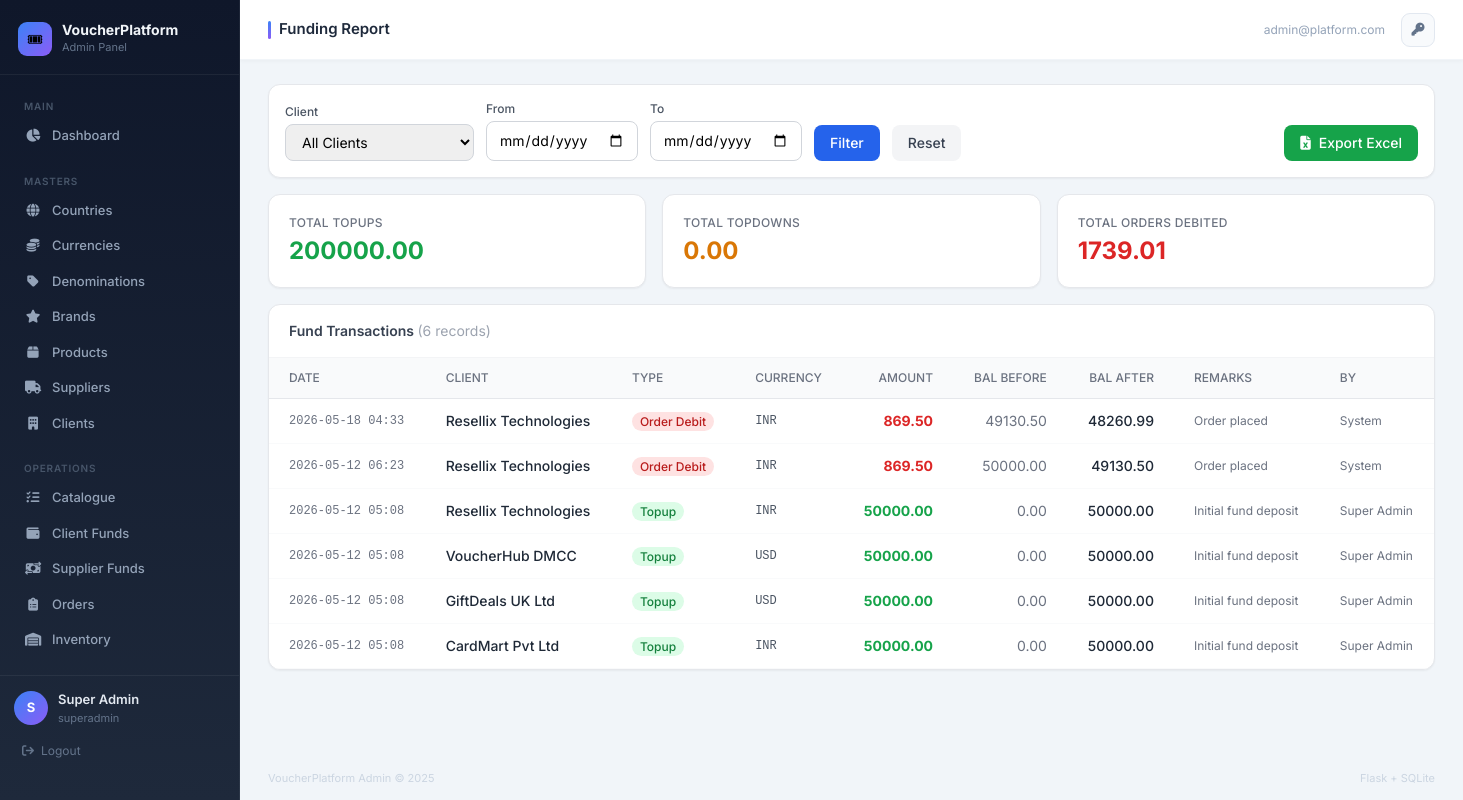
/admin/reports/funding (signed in), run on the app's committed database.
### tables this page shows
CREATE TABLE users (
    id INTEGER PRIMARY KEY AUTOINCREMENT,
    name TEXT NOT NULL,
    email TEXT NOT NULL UNIQUE,
    password_hash TEXT NOT NULL,
    user_type TEXT NOT NULL CHECK(user_type IN ('superadmin','internal','client','supplier')),
    role_id INTEGER,
    client_id INTEGER,
    supplier_id INTEGER,
    totp_secret TEXT,
    totp_enabled INTEGER DEFAULT 0,
    must_change_password INTEGER DEFAULT 1,
    is_active INTEGER DEFAULT 1,
    last_login DATETIME,
    last_login_ip TEXT,
    created_at DATETIME DEFAULT CURRENT_TIMESTAMP,
    updated_at DATETIME DEFAULT CURRENT_TIMESTAMP,
    FOREIGN KEY (role_id) REFERENCES roles(id)
);

CREATE TABLE client_fund_transactions (
    id INTEGER PRIMARY KEY AUTOINCREMENT,
    client_id INTEGER NOT NULL,
    currency_id INTEGER NOT NULL,
    txn_type TEXT NOT NULL CHECK(txn_type IN ('topup','topdown','order_debit','reversal','swap_out','swap_in')),
    amount REAL NOT NULL,
    balance_before REAL NOT NULL,
    balance_after REAL NOT NULL,
    remarks TEXT,
    reference TEXT,
    created_by INTEGER,
    created_at DATETIME DEFAULT CURRENT_TIMESTAMP,
    FOREIGN KEY (client_id) REFERENCES clients(id),
    FOREIGN KEY (currency_id) REFERENCES currencies(id),
    FOREIGN KEY (created_by) REFERENCES users(id)
);

CREATE TABLE clients (
    id INTEGER PRIMARY KEY AUTOINCREMENT,
    name TEXT NOT NULL UNIQUE,
    client_code TEXT NOT NULL UNIQUE,
    country_id INTEGER,
    address TEXT,
    email TEXT,
    phone TEXT,
    default_currency_id INTEGER,
    fx_buffer_pct REAL DEFAULT 1.0,
    credit_limit REAL DEFAULT 0,
    credit_enabled INTEGER DEFAULT 0,
    login_enabled INTEGER DEFAULT 0,
    is_active INTEGER DEFAULT 1,
    created_at DATETIME DEFAULT CURRENT_TIMESTAMP,
    updated_at DATETIME DEFAULT CURRENT_TIMESTAMP,
    FOREIGN KEY (country_id) REFERENCES countries(id),
    FOREIGN KEY (default_currency_id) REFERENCES currencies(id)
);

CREATE TABLE currencies (
    id INTEGER PRIMARY KEY AUTOINCREMENT,
    name TEXT NOT NULL,
    code TEXT NOT NULL UNIQUE,
    symbol TEXT NOT NULL,
    is_active INTEGER DEFAULT 1,
    created_at DATETIME DEFAULT CURRENT_TIMESTAMP,
    updated_at DATETIME DEFAULT CURRENT_TIMESTAMP
);

### routes/admin_reports.py (the view, shortened to what this page needs)
@reports_bp.route("/funding")
@login_required
@role_required("superadmin", "internal")
def funding():
    client_id = request.args.get("client_id")
    date_from = request.args.get("date_from")
    date_to = request.args.get("date_to")
    export = request.args.get("export")
    data = funding_report(client_id, date_from, date_to)
    clients = query_db("SELECT id, name FROM clients ORDER BY name")
    return render_template("admin/reports_funding.html", data=data, clients=clients,
                           filters={"client_id": client_id, "date_from": date_from, "date_to": date_to})

### templates/admin/reports_funding.html (shortened to what this page needs)
{% extends "base_admin.html" %}
{% block page_title %}Funding Report{% endblock %}
{% block content %}
<div class="bg-white rounded-xl border border-gray-200 shadow-sm mb-4 p-4">
  <form method="GET" class="flex flex-wrap gap-3 items-end">
    <div>
      <label class="block text-xs font-medium text-gray-600 mb-1">Client</label>
      <select name="client_id" class="px-3 py-2 border border-gray-300 rounded-lg text-sm focus:ring-2 focus:ring-blue-500 outline-none">
        <option value="">All Clients</option>
      </select>
    </div>
    <div>
      <label class="block text-xs font-medium text-gray-600 mb-1">From</label>
      <input type="date" name="date_from" value="{{ filters.date_from or '' }}" class="px-3 py-2 border border-gray-300 rounded-lg text-sm focus:ring-2 focus:ring-blue-500 outline-none"/>
    </div>
    <div>
      <label class="block text-xs font-medium text-gray-600 mb-1">To</label>
      <input type="date" name="date_to" value="{{ filters.date_to or '' }}" class="px-3 py-2 border border-gray-300 rounded-lg text-sm focus:ring-2 focus:ring-blue-500 outline-none"/>
    </div>
    <button type="submit" class="bg-blue-600 hover:bg-blue-700 text-white text-sm font-medium px-4 py-2 rounded-lg transition-colors">Filter</button>
    <a href="{{ url_for('reports.funding') }}" class="bg-gray-100 hover:bg-gray-200 text-gray-700 text-sm font-medium px-4 py-2 rounded-lg transition-colors">Reset</a>
    <a href="{{ url_for('reports.funding', client_id=filters.client_id, date_from=filters.date_from, date_to=filters.date_to, export='xlsx') }}"
       class="ml-auto bg-green-600 hover:bg-green-700 text-white text-sm font-medium px-4 py-2 rounded-lg flex items-center gap-2 transition-colors">
      <i class="fa fa-file-excel"></i> Export Excel
    </a>
  </form>
</div>
{% set topup_total = data | selectattr('txn_type','equalto','topup') | map(attribute='amount') | sum %}
{% set topdown_total = data | selectattr('txn_type','equalto','topdown') | map(attribute='amount') | sum %}
{% set order_total = data | selectattr('txn_type','equalto','order_debit') | map(attribute='amount') | sum %}
<div class="grid grid-cols-3 gap-4 mb-4">
  <div class="bg-white rounded-xl border border-gray-200 shadow-sm p-5">
    <p class="text-gray-500 text-xs font-medium uppercase tracking-wide">Total Topups</p>
    <p class="text-2xl font-bold text-green-600 mt-1">{{ "%.2f"|format(topup_total) }}</p>
  </div>
  <div class="bg-white rounded-xl border border-gray-200 shadow-sm p-5">
    <p class="text-gray-500 text-xs font-medium uppercase tracking-wide">Total Topdowns</p>
    <p class="text-2xl font-bold text-amber-600 mt-1">{{ "%.2f"|format(topdown_total) }}</p>
  </div>
  <div class="bg-white rounded-xl border border-gray-200 shadow-sm p-5">
    <p class="text-gray-500 text-xs font-medium uppercase tracking-wide">Total Orders Debited</p>
    <p class="text-2xl font-bold text-red-600 mt-1">{{ "%.2f"|format(order_total) }}</p>
  </div>
</div>
<div class="bg-white rounded-xl border border-gray-200 shadow-sm overflow-x-auto">
  <div class="px-5 py-4 border-b border-gray-100 flex items-center justify-between">
    <h3 class="font-semibold text-gray-700 text-sm">Fund Transactions <span class="text-gray-400 font-normal">({{ data|length }} records)</span></h3>
  </div>
  <table class="w-full text-sm whitespace-nowrap">
    <thead><tr class="bg-gray-50 border-b border-gray-200">
      <th class="px-5 py-3 text-left text-xs font-medium text-gray-500 uppercase">Date</th>
      <th class="px-5 py-3 text-left text-xs font-medium text-gray-500 uppercase">Client</th>
      <th class="px-5 py-3 text-left text-xs font-medium text-gray-500 uppercase">Type</th>
      <th class="px-5 py-3 text-left text-xs font-medium text-gray-500 uppercase">Currency</th>
      <th class="px-5 py-3 text-right text-xs font-medium text-gray-500 uppercase">Amount</th>
      <th class="px-5 py-3 text-right text-xs font-medium text-gray-500 uppercase">Bal Before</th>
      <th class="px-5 py-3 text-right text-xs font-medium text-gray-500 uppercase">Bal After</th>
      <th class="px-5 py-3 text-left text-xs font-medium text-gray-500 uppercase">Remarks</th>
      <th class="px-5 py-3 text-left text-xs font-medium text-gray-500 uppercase">By</th>
    </tr></thead>
    <tbody>
      {% for r in data %}
      <tr class="border-b border-gray-50 hover:bg-gray-50 transition-colors">
        <td class="px-5 py-3 text-xs text-gray-500 font-mono">{{ r.created_at[:16] }}</td>
        <td class="px-5 py-3 font-medium text-gray-800">{{ r.client_name }}</td>
        <td class="px-5 py-3">
          <span class="px-2 py-0.5 rounded-full text-xs font-medium
            {% if r.txn_type in ['topup','swap_in','reversal'] %}bg-green-100 text-green-700
            {% elif r.txn_type=='order_debit' %}bg-red-100 text-red-700
            {% else %}bg-amber-100 text-amber-700{% endif %}">
            {{ r.txn_type|replace('_',' ')|title }}
          </span>
        </td>
        <td class="px-5 py-3 font-mono text-gray-600 text-xs">{{ r.currency_code }}</td>
        <td class="px-5 py-3 text-right font-bold {% if r.txn_type in ['topup','swap_in','reversal'] %}text-green-600{% else %}text-red-600{% endif %}">
          {{ "%.2f"|format(r.amount) }}
        </td>
        <td class="px-5 py-3 text-right text-gray-500">{{ "%.2f"|format(r.balance_before) }}</td>
        <td class="px-5 py-3 text-right font-medium text-gray-800">{{ "%.2f"|format(r.balance_after) }}</td>
        <td class="px-5 py-3 text-gray-500 text-xs max-w-xs truncate">{{ r.remarks or "—" }}</td>
        <td class="px-5 py-3 text-gray-500 text-xs">{{ r.created_by_name or "System" }}</td>
      </tr>
      {% else %}
      <tr><td colspan="9" class="px-5 py-10 text-center text-gray-400">No transactions found for the selected filters.</td></tr>
      {% endfor %}
    </tbody>
  </table>
</div>
{% endblock %}

### templates/base_admin.html (shortened to what this page needs)
<!DOCTYPE html>
<html lang="en">
<head>
  <script src="https://cdn.tailwindcss.com"></script>
  <link rel="stylesheet" href="https://cdnjs.cloudflare.com/ajax/libs/font-awesome/6.5.0/css/all.min.css"/>
</head>
<body style="background:#f1f5f9; min-height:100vh;">
<div style="display:flex; min-height:100vh;">
  <aside style="width:240px; background:linear-gradient(180deg,#0f172a 0%,#1e293b 100%); min-height:100vh; position:fixed; top:0; left:0; z-index:30; display:flex; flex-direction:column; border-right:1px solid rgba(255,255,255,.06);">
    <div style="padding:22px 18px 18px; border-bottom:1px solid rgba(255,255,255,.06);">
      <div style="display:flex; align-items:center; gap:10px;">
        <div style="width:34px; height:34px; background:linear-gradient(135deg,#3b82f6,#8b5cf6); border-radius:9px; display:flex; align-items:center; justify-content:center; font-size:16px; flex-shrink:0;">🎟</div>
        <div>
          <p style="color:#f1f5f9; font-weight:700; font-size:14px; line-height:1.2;">VoucherPlatform</p>
          <p style="color:#64748b; font-size:11px;">Admin Panel</p>
        </div>
      </div>
    </div>
    <nav style="padding:10px 10px; overflow-y:scroll !important; height: 75vh;">
      <p class="nav-section">Main</p>
      <a href="{{ url_for('admin.dashboard') }}" class="nav-item {% if request.endpoint=='admin.dashboard' %}active{% endif %}">
        <i class="fa fa-chart-pie icon"></i> Dashboard
      </a>
      <p class="nav-section" style="margin-top:6px;">Masters</p>
      <a href="{{ url_for('masters.countries') }}" class="nav-item {% if 'countries' in request.endpoint %}active{% endif %}">
        <i class="fa fa-globe icon"></i> Countries
      </a>
      <a href="{{ url_for('masters.currencies') }}" class="nav-item {% if 'currencies' in request.endpoint %}active{% endif %}">
        <i class="fa fa-coins icon"></i> Currencies
      </a>
      <a href="{{ url_for('masters.denominations') }}" class="nav-item {% if 'denominations' in request.endpoint %}active{% endif %}">
        <i class="fa fa-tag icon"></i> Denominations
      </a>
      <a href="{{ url_for('masters.brands') }}" class="nav-item {% if 'brands' in request.endpoint %}active{% endif %}">
        <i class="fa fa-star icon"></i> Brands
      </a>
      <a href="{{ url_for('masters.products') }}" class="nav-item {% if 'products' in request.endpoint %}active{% endif %}">
        <i class="fa fa-box icon"></i> Products
      </a>
      <a href="{{ url_for('masters.suppliers') }}" class="nav-item {% if 'suppliers' in request.endpoint %}active{% endif %}">
        <i class="fa fa-truck icon"></i> Suppliers
      </a>
      <a href="{{ url_for('masters.clients') }}" class="nav-item {% if 'clients' in request.endpoint %}active{% endif %}">
        <i class="fa fa-building icon"></i> Clients
      </a>
      <p class="nav-section" style="margin-top:6px;">Operations</p>
      <a href="{{ url_for('catalogue.catalogue_list') }}" class="nav-item {% if 'catalogue' in request.endpoint %}active{% endif %}">
        <i class="fa fa-list-check icon"></i> Catalogue
      </a>
      <a href="{{ url_for('funds.client_funds') }}" class="nav-item {% if request.endpoint=='funds.client_funds' %}active{% endif %}">
        <i class="fa fa-wallet icon"></i> Client Funds
      </a>
      <a href="{{ url_for('funds.supplier_funds') }}" class="nav-item {% if request.endpoint=='funds.supplier_funds' %}active{% endif %}">
        <i class="fa fa-money-bill-transfer icon"></i> Supplier Funds
      </a>
      <a href="{{ url_for('orders_admin.orders_list') }}" class="nav-item {% if 'orders' in request.endpoint %}active{% endif %}">
        <i class="fa fa-clipboard-list icon"></i> Orders
      </a>
      <a href="{{ url_for('inventory.inventory_list') }}" class="nav-item {% if 'inventory' in request.endpoint %}active{% endif %}">
        <i class="fa fa-warehouse icon"></i> Inventory
      </a>
      <p class="nav-section" style="margin-top:6px;">Analytics</p>
    </nav>
    <div style="padding:14px 14px; border-top:1px solid rgba(255,255,255,.06);">
      <div style="display:flex; align-items:center; gap:10px; margin-bottom:10px;">
        <div style="width:34px; height:34px; background:linear-gradient(135deg,#3b82f6,#8b5cf6); border-radius:50%; display:flex; align-items:center; justify-content:center; color:#fff; font-size:13px; font-weight:700; flex-shrink:0;">
          {{ (session.user_name or 'A')[0]|upper }}
        </div>
        <div style="min-width:0;">
          <p style="color:#e2e8f0; font-size:13px; font-weight:600; white-space:nowrap; overflow:hidden; text-overflow:ellipsis;">{{ session.user_name }}</p>
          <p style="color:#64748b; font-size:11px;">{{ session.user_type }}</p>
        </div>
      </div>
      <a href="{{ url_for('auth.logout') }}"
         style="display:flex; align-items:center; gap:7px; color:#64748b; font-size:12px; text-decoration:none; padding:6px 8px; border-radius:7px; transition:all .15s;"
         onmouseover="this.style.background='rgba(239,68,68,.12)'; this.style.color='#ef4444';"
         onmouseout="this.style.background='transparent'; this.style.color='#64748b';">
        <i class="fa fa-arrow-right-from-bracket"></i> Logout
      </a>
    </div>
  </aside>
  <div style="margin-left:240px; flex:1; display:flex; flex-direction:column; min-height:100vh;">
    <header style="background:#fff; border-bottom:1px solid #f1f5f9; padding:0 28px; height:60px; display:flex; align-items:center; justify-content:space-between; position:sticky; top:0; z-index:20; box-shadow:0 1px 4px rgba(0,0,0,.04);">
      <div style="display:flex; align-items:center; gap:8px;">
        <div style="width:3px; height:18px; background:linear-gradient(to bottom,#3b82f6,#8b5cf6); border-radius:2px;"></div>
        <h2 style="font-size:15px; font-weight:600; color:#1e293b;">{% block page_title %}{% endblock %}</h2>
      </div>
      <div style="display:flex; align-items:center; gap:16px;">
        <span style="font-size:12px; color:#94a3b8;">{{ session.user_email }}</span>
        <a href="{{ url_for('auth.change_password') }}"
           style="width:34px; height:34px; background:#f8fafc; border:1px solid #e2e8f0; border-radius:9px; display:flex; align-items:center; justify-content:center; color:#64748b; text-decoration:none; transition:all .15s;"
           title="Change Password"
           onmouseover="this.style.background='#eff6ff'; this.style.color='#3b82f6';"
           onmouseout="this.style.background='#f8fafc'; this.style.color='#64748b';">
          <i class="fa fa-key" style="font-size:13px;"></i>
        </a>
      </div>
    </header>
    <main style="flex:1; padding:24px 28px;">
      {% block content %}{% endblock %}
    </main>
    <footer style="padding:14px 28px; border-top:1px solid #f1f5f9; display:flex; align-items:center; justify-content:space-between;">
      <span style="font-size:11px; color:#cbd5e1;">VoucherPlatform Admin © 2025</span>
      <span style="font-size:11px; color:#cbd5e1;">Flask + SQLite</span>
    </footer>
  </div>
</div>
</body>
</html>

### data on the page
users: user_name "Super Admin", user_type "superadmin", user_email "admin@platform.com"
client_fund_transactions: created_at "2026-05-18 04:33", client_name "Resellix Technologies", txn_type "Order Debit", currency_code "INR", amount "869.50", balance_before "49130.50", balance_after "48260.99", remarks "Order placed", created_by_name "System"
client_fund_transactions: created_at "2026-05-12 06:23", client_name "Resellix Technologies", txn_type "Order Debit", currency_code "INR", amount "869.50", balance_before "50000.00", balance_after "49130.50", remarks "Order placed", created_by_name "System"
client_fund_transactions: created_at "2026-05-12 05:08", client_name "Resellix Technologies", txn_type "Topup", currency_code "INR", amount "50000.00", balance_before "0.00", balance_after "50000.00", remarks "Initial fund deposit", name "Super Admin"
client_fund_transactions: created_at "2026-05-12 05:08", client_name "VoucherHub DMCC", txn_type "Topup", currency_code "USD", amount "50000.00", balance_before "0.00", balance_after "50000.00", remarks "Initial fund deposit", name "Super Admin"
client_fund_transactions: created_at "2026-05-12 05:08", client_name "GiftDeals UK Ltd", txn_type "Topup", currency_code "USD", amount "50000.00", balance_before "0.00", balance_after "50000.00", remarks "Initial fund deposit", name "Super Admin"
client_fund_transactions: created_at "2026-05-12 05:08", client_name "CardMart Pvt Ltd", txn_type "Topup", currency_code "INR", amount "50000.00", balance_before "0.00", balance_after "50000.00", remarks "Initial fund deposit", name "Super Admin"

### other printed values
{{ (session.user_name or 'A')[0]|upper }} "S"
{{ "%.2f"|format(topup_total) }} "200000.00"
{{ "%.2f"|format(topdown_total) }} "0.00"
{{ "%.2f"|format(order_total) }} "1739.01"
{{ data|length }} "6"
